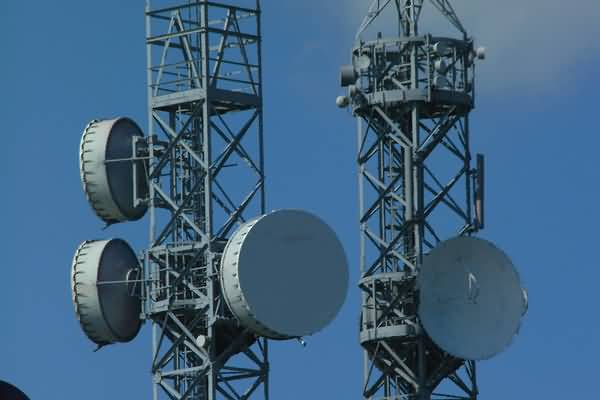
//> input picture deps/freeimage/TestAPI/exif.jpg, 600 x 400 px
$ ./ImageAnalysisTest ../../../../deps/freeimage/TestAPI/exif.jpg   (built with g++ and OpenCV 4)
//> lines starting //> are read from the running program, lines starting //| are printed output that depends on the picture; after the words box and inside, x2 and y2 are one past the last pixel; in counts of white or black regions, pixels touching at a corner belong together
#include "cv.h"
#include "highgui.h"
#include <stdio.h>
#include "vision/include/main.h"
#include <string.h>
#include <iostream>
#include "cv.h"

#define MAX_FILENAME_LEN 32

using namespace std;

using namespace ram;
using namespace vision;

char outName[MAX_FILENAME_LEN];

void clear(char* str, int size=MAX_FILENAME_LEN); //Clear a char* array
char* makeOut(char* description, int size=MAX_FILENAME_LEN);

// [14 lines left out: functions makeOut, clear, not called in this run]

void copyAndMask(IplImage* gray, IplImage* bnw)
{
	if (gray->width != bnw->width || gray->height != bnw->height)
	{
		cerr<<"Image sizes don't match, can't copy and mask!"<<endl;
		return;
	}

	int width=gray->width;
	int height=gray->height;
	unsigned char* data = (unsigned char*)gray->imageData;
	unsigned char* data2 = (unsigned char*)bnw->imageData;
	int count=0;

	for (int y=0; y<height; y++)
		for (int x=0; x<width; x++)
		{
			data2[count]=(data[count]<=128)*255;
			count++;
		}
}

// [310 lines left out: functions closeDoors, stretch, not called in this run]

// A Simple Camera Capture Framework
int main(int argc, char** argv) {
	cvNamedWindow("Display");

	IplImage* inputImage = NULL;

	if (2 != argc)
    {
		fprintf(stderr, "Argument error\nUsage: ImageAnalysisTest <image_file>\n");
		return -1;
    }

	inputImage = cvLoadImage(argv[1],0);//Negative flag means load as is, positive means force 3 channel, 0 means force grayscale
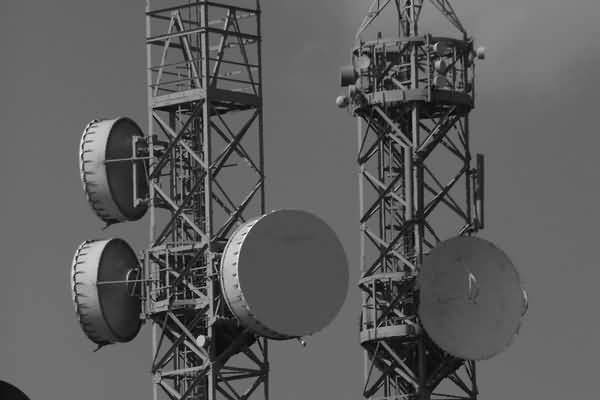
//> inputImage: 400 rows x 600 cols, CV_8UC1; min 0, max 255, mean 93.1


	if (inputImage==NULL)
	{
		cout<<"Couldn't load image"<<endl;
		return -1;
	}

	// get the image data
	cout<<"height = "<<inputImage->height <<" width = "<<inputImage->width <<endl<<"step = "<<inputImage->widthStep<<"channels = "<<inputImage->nChannels<<endl;
//| height = 400 width = 600
//| step = 600channels = 1
	cout<<"depth = " <<inputImage->depth<< "dataOrder = "<<inputImage->dataOrder<<endl;
//| depth = 8dataOrder = 0
	printf("color model =%c%c%c%c\n",inputImage->colorModel[0],inputImage->colorModel[1],inputImage->colorModel[2],inputImage->colorModel[3]);
//| color model =GRAY
/* IplImage
  |-- int  nChannels;     // Number of color channels (1,2,3,4)
  |-- int  depth;         // Pixel depth in bits:
  |                       //   IPL_DEPTH_8U, IPL_DEPTH_8S,
  |                       //   IPL_DEPTH_16U,IPL_DEPTH_16S,
  |                       //   IPL_DEPTH_32S,IPL_DEPTH_32F,
  |                       //   IPL_DEPTH_64F
  |-- int  width;         // image width in pixels
  |-- int  height;        // image height in pixels
  |-- char* imageData;    // pointer to aligned image data
  |                       // Note that color images are stored in BGR order
  |-- int  dataOrder;     // 0 - interleaved color channels,
  |                       // 1 - separate color channels
  |                       // cvCreateImage can only create interleaved images
  |-- int  origin;        // 0 - top-left origin,
  |                       // 1 - bottom-left origin (Windows bitmaps style)
  |-- int  widthStep;     // size of aligned image row in bytes
  |-- int  imageSize;     // image data size in bytes = height*widthStep
  |-- struct _IplROI *roi;// image ROI. when not NULL specifies image
  |                       // region  to be processed.
  |-- char *imageDataOrigin; // pointer to the unaligned origin of image data
  |                          // (needed for correct image deallocation)
  |
  |-- int  align;         // Alignment of image rows: 4 or 8 byte alignment
  |                       // OpenCV ignores this and uses widthStep instead
  |-- char colorModel[4]; // Color model - ignored by OpenCV
*/

	cvShowImage("Display",inputImage);
	cvWaitKey(0);

	IplImage* blackAndWhite=cvCreateImage(cvGetSize(inputImage),8,1);
	IplImage* colorVersion =cvCreateImage(cvGetSize(inputImage),8,3);
	cvConvertImage(inputImage, colorVersion, CV_GRAY2BGR);

	copyAndMask(inputImage, blackAndWhite);
//> the loop in copyAndMask, `for (int y=0; y<height; y++)` made 400 passes
//> count on passes 1 to 3: 600, 1200, 1800
//> after the loop in copyAndMask, `for (int y=0; y<height; y++)`:
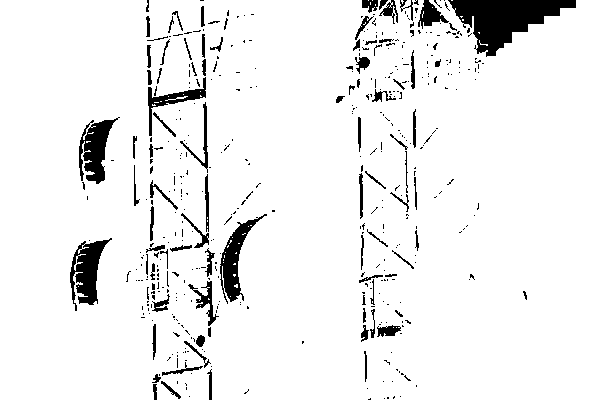
//> bnw: 400 rows x 600 cols, CV_8UC1; 93.3% white; 456 black regions (368 under 20 px), largest, box (x1, y1, x2, y2) and area: (448, 0, 576, 57) 3576, (70, 238, 112, 311) 1426, (79, 117, 120, 184) 1338
//> after the loop in copyAndMask, `for (int y=0; y<height; y++)`: count = 240000

// [16 lines of commented-out code are left out]

	IplImage* src = inputImage;
	IplImage* dst = blackAndWhite;

	CvMemStorage* storage = cvCreateMemStorage(0);
	CvSeq* lines = 0;
	int i;

	// [5 lines of commented-out code are left out]

	IplConvKernel* element = cvCreateStructuringElementEx(2*2+1, 2*2+1, 2, 2, CV_SHAPE_RECT, 0 );
	cvDilate(dst,dst,element);
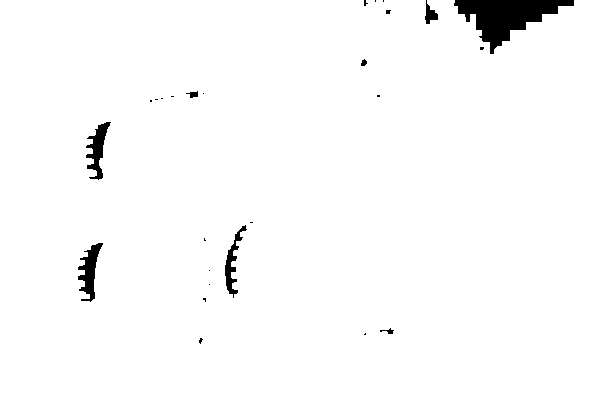
//> dst: 400 rows x 600 cols, CV_8UC1; 97.9% white; 26 black regions (18 under 20 px), largest, box (x1, y1, x2, y2) and area: (454, 0, 574, 54) 2898, (78, 243, 103, 302) 659, (86, 122, 111, 180) 610
	//		cvCvtColor( dst, color_dst, CV_GRAY2BGR );
	//cvCanny( src, dst, 50, 200, 3 );
	cvShowImage("Display",dst);
	cvWaitKey(0);

	//Image
	//Storage
	//Transform to use
	//rho
	//theta
	//threshold
	//linelength
	//linegap

	lines = cvHoughLines2( dst, storage, CV_HOUGH_PROBABILISTIC, 1, CV_PI/4, 15, 15, 1 );
//> lines = 826 items
	CvPoint start,end;

	start.x=start.y=end.x=end.y=0;
	int missed = 0;
	int temp;
	for( i = 0; i < lines->total; i++ )
	{
		CvPoint* line = (CvPoint*)cvGetSeqElem(lines,i);
		if (((line[0].x < 5)&&(line[1].x < 5)) || ((line[0].x > src->width-5)&&(line[1].x > src->width-5))
			|| ((line[0].y < 5)&&(line[1].y < 5)) || ((line[0].y > src->height-5)&&(line[1].y > src->height-5)))
		{
			missed++;
			//cout<<"Missed++"<<endl;
		}
		else
		{
			if(line[0].y < line[1].y)
			{
				temp = line[0].y;
				line[0].y = line[1].y;
				line[1].y = temp;
				temp = line[0].x;
				line[0].x = line[1].x;
				line[1].x = temp;
			}
			start.x += line[0].x;
			start.y += line[0].y;
			end.x += line[1].x;
			end.y += line[1].y;
		}

		cvLine(colorVersion, line[0], line[1], CV_RGB(255,0,0), 3, CV_AA, 0 );
	}
//> this loop made 826 passes
//> pass 1, `cvLine(colorVersion, line[0], line[1], CV_RGB(255,0,0), 3, CV_AA, 0 );`:
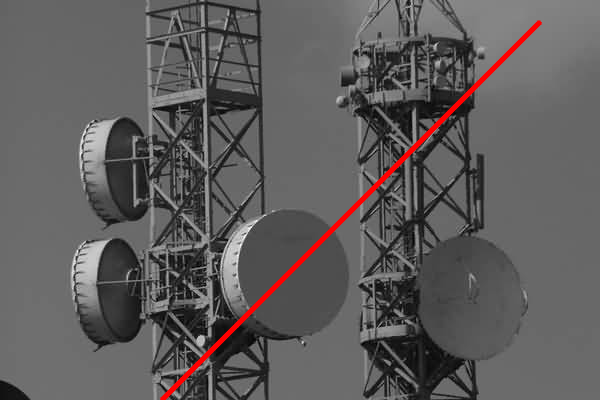
//> colorVersion: 400 rows x 600 cols, CV_8UC3; mean B, G, R 92.1, 92.1, 95.1
//> pass 2, `cvLine(colorVersion, line[0], line[1], CV_RGB(255,0,0), 3, CV_AA, 0 );`:
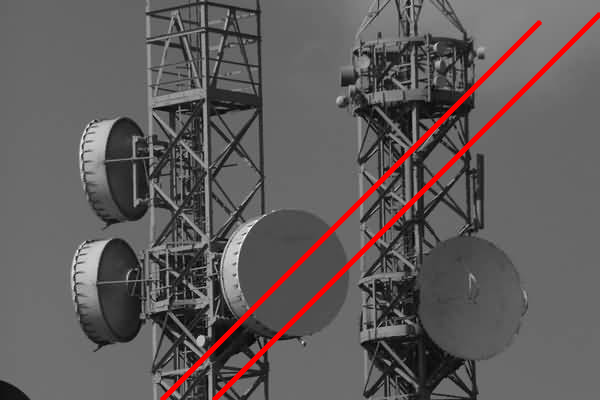
//> colorVersion: 400 rows x 600 cols, CV_8UC3; 1.45% of pixels changed, all inside (x1, y1, x2, y2) = (211, 12, 600, 400)
//> pass 3, `cvLine(colorVersion, line[0], line[1], CV_RGB(255,0,0), 3, CV_AA, 0 );`:
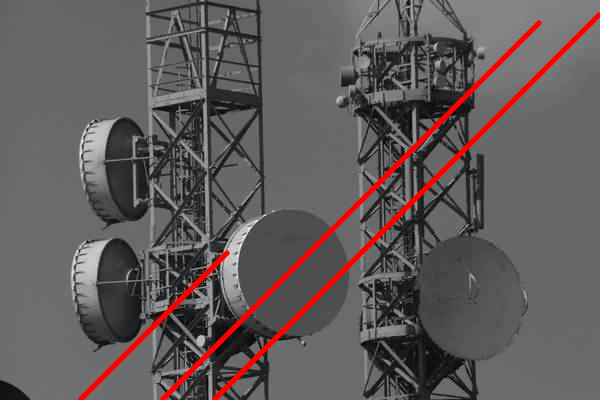
//> colorVersion: 400 rows x 600 cols, CV_8UC3; 0.56% of pixels changed, all inside (x1, y1, x2, y2) = (77, 250, 231, 400)
//> after the loop:
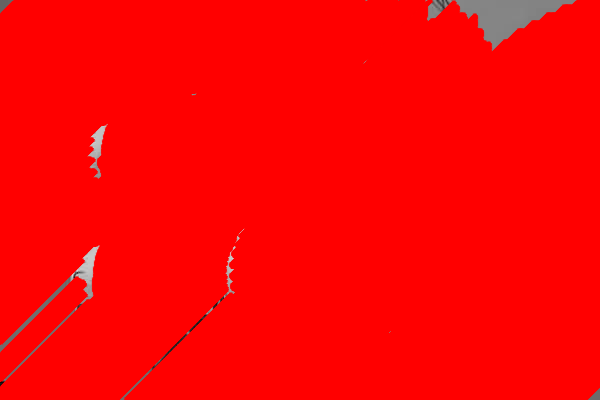
//> colorVersion: 400 rows x 600 cols, CV_8UC3; mean B, G, R 2.9, 2.9, 252.4
//> after the loop, missed = 0
	cvShowImage("Display", blackAndWhite);
	cvWaitKey(0);

	cvShowImage("Display", colorVersion);
	cvWaitKey(0);
	return 0;
}
